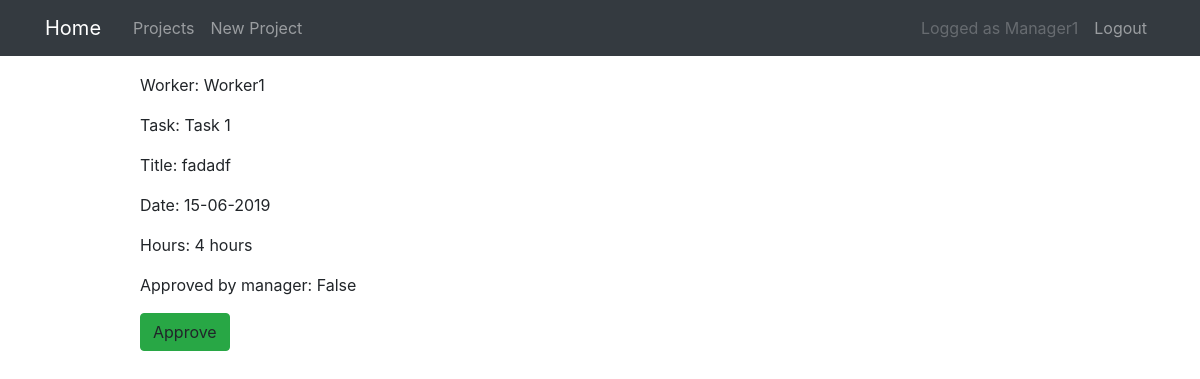
Page /datepoint/10/ (signed in) on the committed database.
### projects/models.py (models this page shows, shortened)
class DatePoint(models.Model):
    task = models.ForeignKey(Task, on_delete=models.CASCADE)
    worker = models.ForeignKey(User, on_delete=models.CASCADE)
    title = models.CharField(max_length=100)
    description = models.CharField(max_length=100, blank=True)
    url = models.URLField(blank=True)
    worked_time = models.PositiveIntegerField()
    worked_date = models.DateField()
    date_created = models.DateTimeField(auto_now=True)
    approved_manager = models.BooleanField(default=False)
    approved_client = models.BooleanField(default=False)

class Task(models.Model):
    title = models.CharField(max_length=100)
    project = models.ForeignKey(ProjectPhase, on_delete=models.CASCADE)
    description = models.TextField(blank=True)

### projects/views.py (the view)
class DatePointDetailView(
    LoginRequiredMixin,
    PermissionRequiredMixin,
    UserBelongsToProjectMixin,
    DetailView,
):
    model = DatePoint
    pk_url_kwarg = "datepoint_pk"
    permission_required = "projects.view_datepoint"
    def test_func(self):
        if self.request.user.groups.filter(name="Worker").exists():
            return DatePoint.objects.filter(
                worker=self.request.user, id=self.kwargs["datepoint_pk"]
            ).exists()
        else:
            return super(DatePointDetailView, self).test_func()

### projects/mixins.py (called while the page is built)
    def test_func(self):
        user = self.request.user
        try:
            project_pk = self.kwargs["project_pk"]
        except KeyError:
            pass
        else:
            return self.check_user_project(user, project_pk)
        try:
            projectphase_pk = self.kwargs["projectphase_pk"]
        except KeyError:
            pass
        else:
            return self.check_user_projectphase(user, projectphase_pk)
        try:
            datepoint_pk = self.kwargs["datepoint_pk"]
        except KeyError:
            pass
        else:
            return self.check_user_datepoint(user, datepoint_pk)
        return False

### projects/templates/projects/datepoint_detail.html (shortened to what this page needs)
{% extends "projects/base.html" %}
{% block content %}
<p>Worker: {{ object.worker }} </p>
<p>Task: {{ object.task.title }} </p>
<p>Title: {{ object.title }} </p>
<p>Date: {{ object.worked_date|date:'d-m-Y' }} </p>
<p>Hours: {{ object.worked_time }} hours</p>
<p id="approved_manager">Approved by manager: {{ object.approved_manager }}</p>
{% if user.is_authenticated %}
{% if perms.projects.change_datepoint %}
{% ifequal user.groups.all.0|stringformat:"s" 'Manager' %}
{% if object.approved_manager is False %}
<a class="btn btn-success" id="btntest">Approve</a>
{% else %}
<a class="btn btn-danger" id="btntest">Disapprove</a>
{% endif %}
{% endifequal %}
{% endif %}
{% endif %}
{% endblock content %}

### projects/templates/projects/base.html (shortened to what this page needs)
{% load static %}
<!DOCTYPE html>
<html>
<head>
  <link rel="stylesheet" href="https://maxcdn.bootstrapcdn.com/bootstrap/4.0.0/css/bootstrap.min.css"
>
  <link rel="stylesheet" type="text/css" href="{% static 'projects/main.css' %}">
</head>
<body>
  <header>
    <nav class="navbar navbar-expand-md navbar-dark bg-dark">
      <div class="container">
        <a class="navbar-brand mr-4" href="{% url 'project-home' %}">Home</a>
        <div class="collapse navbar-collapse" id="navbarToggle">
          <div class="navbar-nav mr-auto">
            {% if user.is_authenticated %}
            {% if perms.projects.view_project %}
            {% if not request.user.is_staff %}
            <a class="nav-item nav-link" href="{% url 'project-list' %}">Projects</a>
            {% endif %}
            {% endif %}
            {% if perms.projects.add_project %}
            {% if not request.user.is_staff %}
            <a class="nav-item nav-link" href="{% url 'project-create' %}">New Project</a>
            {% endif %}
            {% endif %}
            {% endif %}
          </div>
          <div class="navbar-nav">
            {% if user.is_authenticated %}
            <a class="nav-link disabled" href="#">Logged as {{ user.username }}</a>
            <a class="nav-item nav-link" href="{% url 'logout' %}">Logout</a>
            {% else %}
            <a class="nav-item nav-link" href="{% url 'login' %}">Login</a>
            {% endif %}
          </div>
        </div>
      </div>
    </nav>
  </header>
  <main class="container">
    <div class="row">
      <div class="col-1">
      </div>
      <div class="col-10">
        {% block content %}{% endblock %}
      </div>
      <div class="col-1"></div>
    </div>
  </main>
</body>
</html>

### projects/static/projects/main.css (style rules this page uses)
.navbar { margin-bottom: 2ex; }

### rows in the picture
DatePoint: worker "Worker1", task "Task 1", title "fadadf", worked_date "15-06-2019", worked_time "4", approved_manager "False"

### other values in the picture
{{ user.username }} "Manager1"
